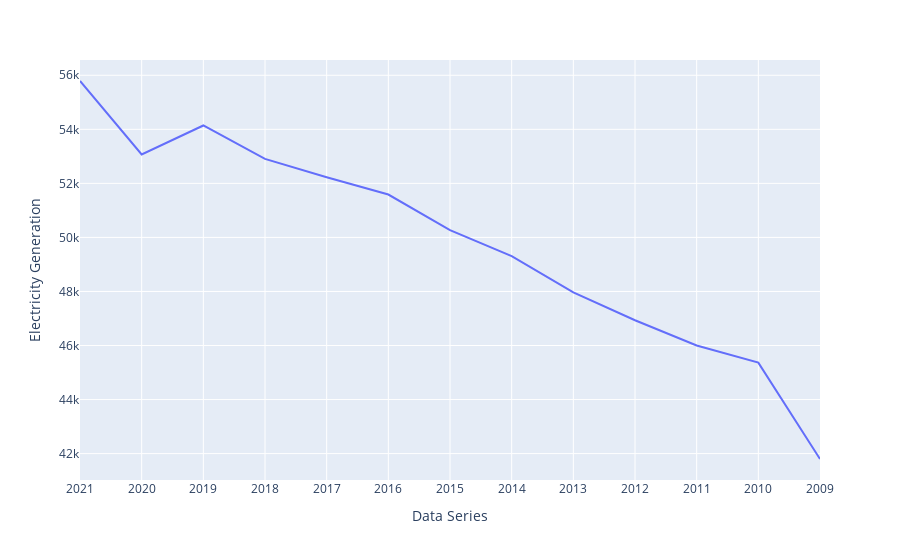

The code cell stored with this chart in its notebook:
### Code cell
fig.show()

### Figure 1 — Plotly figure (JSON) as saved in the notebook; plotly's stock layout.template omitted (floating-point values rounded to 4 significant figures)
{"data": [{"hovertemplate": "Data Series=%{x}<br>Electricity Generation=%{y}<extra></extra>", "legendgroup": "", "line": {"color": "#636efa", "dash": "solid"}, "marker": {"symbol": "circle"}, "mode": "lines", "name": "", "orientation": "v", "showlegend": false, "type": "scatter", "x": ["2021", "2020", "2019", "2018", "2017", "2016", "2015", "2014", "2013", "2012", "2011", "2010", "2009"], "xaxis": "x", "y": [55790.0, 53070.0, 54140.0, 52900.0, 52230.0, 51590.0, 50270.0, 49310.0, 47960.0, 46940.0, 46000.0, 45370.0, 41800.0], "yaxis": "y"}], "layout": {"legend": {"tracegroupgap": 0}, "margin": {"t": 60}, "xaxis": {"anchor": "y", "domain": [0, 1], "title": {"text": "Data Series"}}, "yaxis": {"anchor": "x", "domain": [0, 1], "title": {"text": "Electricity Generation"}}}}
